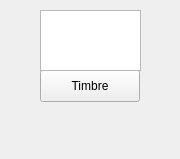
<?xml version="1.0" encoding="UTF-8"?>
<ui version="4.0">
 <class>MainWindow</class>
 <widget class="QMainWindow" name="MainWindow">
  <property name="geometry">
   <rect>
    <x>0</x>
    <y>0</y>
    <width>180</width>
    <height>159</height>
   </rect>
  </property>
  <property name="windowTitle">
   <string>MainWindow</string>
  </property>
  <widget class="QWidget" name="centralwidget">
   <widget class="QPushButton" name="timbreBtn">
    <property name="geometry">
     <rect>
      <x>40</x>
      <y>70</y>
      <width>100</width>
      <height>32</height>
     </rect>
    </property>
    <property name="text">
     <string>Timbre</string>
    </property>
   </widget>
   <widget class="QGraphicsView" name="rectView">
    <property name="geometry">
     <rect>
      <x>40</x>
      <y>10</y>
      <width>101</width>
      <height>61</height>
     </rect>
    </property>
    <property name="backgroundBrush">
     <brush brushstyle="NoBrush">
      <color alpha="255">
       <red>0</red>
       <green>0</green>
       <blue>0</blue>
      </color>
     </brush>
    </property>
    <property name="foregroundBrush">
     <brush brushstyle="NoBrush">
      <color alpha="255">
       <red>0</red>
       <green>0</green>
       <blue>0</blue>
      </color>
     </brush>
    </property>
   </widget>
  </widget>
  <widget class="QMenuBar" name="menubar">
   <property name="geometry">
    <rect>
     <x>0</x>
     <y>0</y>
     <width>180</width>
     <height>24</height>
    </rect>
   </property>
  </widget>
 </widget>
 <resources/>
 <connections/>
</ui>
